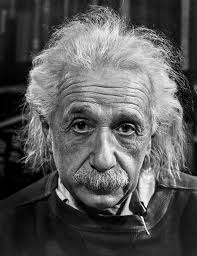
#> input picture Assignment_01/einstein.jfif, 197 x 256 px, found by its file name
$ jupyter execute 'Vertical Edge Detection Sobel Jumping WIndow.ipynb'
#> lines starting #> are read from the running program, lines starting #| are printed output that depends on the picture
#> further down, I is the input picture: shape (256, 197); min 0, max 255, mean 87.7
[cell 1]
#Import required libraries
import cv2
import numpy as np

[cell 2]
def horizontalEdge(img):

    patch = [[1,0,-1],[2,0,-2],[1,0,-1]] #Sobel edge detection filter
    patch = np.array(patch)   # convert the patch to an array

    patch_size = [3,3]
    img_shape = img.shape
#> img_shape = (256, 197)

    limit_x = int(img_shape[0]//patch_size[0])
#> limit_x = 85
    limit_y = int(img_shape[1]//patch_size[1])
#> limit_y = 65

    output_matrix = np.zeros([limit_x, limit_y])
    for i in range(0, limit_x):
        for j in range(0, limit_y):
            output = np.zeros(patch_size)
            for k in range(patch_size[0]):
                for m in range(patch_size[1]):
                    output[k,m]=img[i*3+k,j*3+m]
            temp = np.sum(patch*output)
            temp = temp/8      #Normalisation
            output_matrix[i,j]=temp
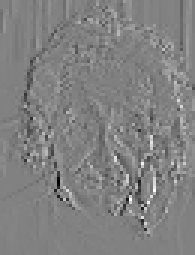
#> output_matrix: shape (85, 65) float64 (shown 3 times larger); min -102.1, max 98.75, mean 0; drawn with min black and max white
    return output_matrix

[cell 3]
#Read Image
I = cv2.imread('einstein.jfif',0)

# Call for edge detection filter function
output_matrix = horizontalEdge(I)

[cell 4]
output_matrix = np.uint8(output_matrix) #Convert the resultant to uint8
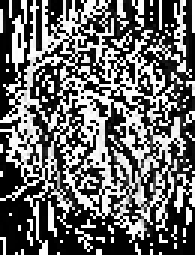
#> output_matrix: shape (85, 65) (shown 3 times larger); min 0, max 255, mean 105.2
cv2.imwrite('Vertical_Edges_JW.png', output_matrix)  # Save the averaged image
#> Out = True
